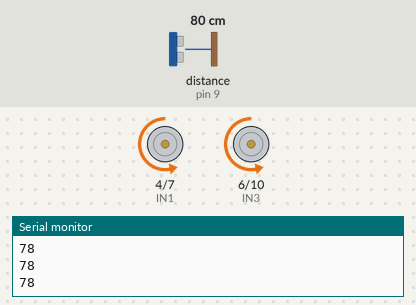
A sketch run on a simulated Arduino Uno, built with avr-gcc and run on an emulated ATmega328P. On the bench: motor-driver pin pairs drawn as motors (green arrow = first pin HIGH = forward, orange = second pin HIGH = backward, longer = more drive, scaled by the enable pin), the last lines printed to the serial monitor. Wiring (inferred from the names in the program): ultrasonic range finder: trigger pin 8; echo pin 9. Inputs (shaded band) come from the test bench; at power-on: distance to the obstacle (sensor on pin 9) 80 cm. The echo pulse lasts 58.3 µs per cm.

Above: at 1.2 s.
1.3 s: distance to the obstacle (sensor on pin 9) set to 24 cm
2.8 s: distance to the obstacle (sensor on pin 9) set to 19 cm
At 4.0 s:
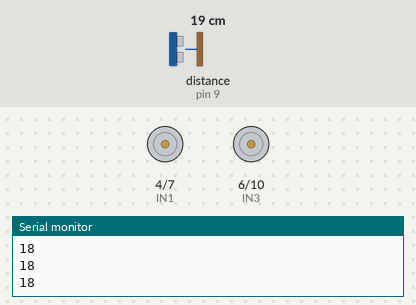
4.4 s: distance to the obstacle (sensor on pin 9) set to 14 cm
5.9 s: distance to the obstacle (sensor on pin 9) set to 10 cm
At 6.9 s:
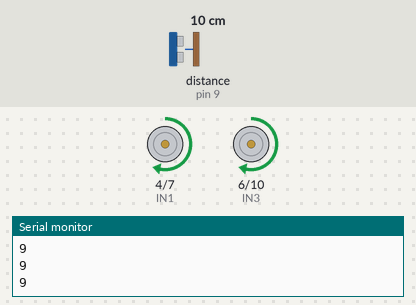
7.4 s: distance to the obstacle (sensor on pin 9) set to 18 cm
At 8.6 s:
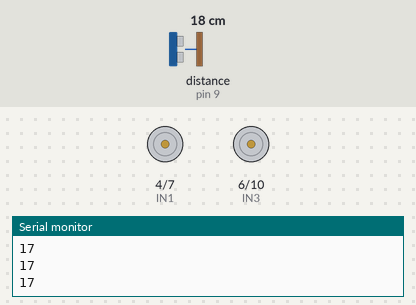
8.9 s: distance to the obstacle (sensor on pin 9) set to 2 cm
At 9.6 s:
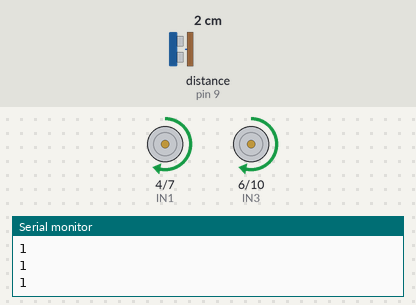
Timing chart, 0 to 11.4 s (numbered marks = the images above; inputs shaded):
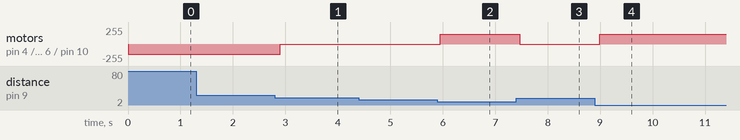

The sketch:

code_handfollowing.ino
```cpp
// Pin Definitions
const int trigPin = 8;
const int echoPin = 9;

const int ENA = 3; // Speed control for Motor A
const int ENB = 5; // Speed control for Motor B
const int IN1 = 4; // Motor A direction
const int IN2 = 7;
const int IN3 = 6; // Motor B direction
const int IN4 = 10;

// Distance thresholds (in cm)
const int minDist = 10; // Minimum distance to move forward
const int maxDist = 20; // Maximum distance to stop

void setup() {
  // Ultrasonic sensor pins
  pinMode(trigPin, OUTPUT);
  pinMode(echoPin, INPUT);

  // Motor control pins
  pinMode(ENA, OUTPUT);
  pinMode(ENB, OUTPUT);
  pinMode(IN1, OUTPUT);
  pinMode(IN2, OUTPUT);
  pinMode(IN3, OUTPUT);
  pinMode(IN4, OUTPUT);

  // Initialize motors
  stopMotors();

  Serial.begin(9600); // For debugging
}

void loop() {
  int distance = measureDistance();

  Serial.println(distance); // Debugging

  if (distance > 0 && distance <= minDist) {
    moveForward();
  } else if (distance > minDist && distance <= maxDist) {
    stopMotors();
  } else if (distance > maxDist) {
    moveBackward();
  } else {
    stopMotors();
  }

  delay(100);
}

// Function to measure distance using the ultrasonic sensor
int measureDistance() {
  digitalWrite(trigPin, LOW);
  delayMicroseconds(2);
  digitalWrite(trigPin, HIGH);
  delayMicroseconds(10);
  digitalWrite(trigPin, LOW);

  long duration = pulseIn(echoPin, HIGH);
  int distance = duration * 0.034 / 2; // Convert to cm
  return distance;
}

// Function to move forward
void moveForward() {
  digitalWrite(IN1, HIGH);
  digitalWrite(IN2, LOW);
  digitalWrite(IN3, HIGH);
  digitalWrite(IN4, LOW);
  analogWrite(ENA, 150); // Adjust speed as needed
  analogWrite(ENB, 150);
}

// Function to move backward
void moveBackward() {
  digitalWrite(IN1, LOW);
  digitalWrite(IN2, HIGH);
  digitalWrite(IN3, LOW);
  digitalWrite(IN4, HIGH);
  analogWrite(ENA, 150); // Adjust speed as needed
  analogWrite(ENB, 150);
}

// Function to stop motors
void stopMotors() {
  digitalWrite(IN1, LOW);
  digitalWrite(IN2, LOW);
  digitalWrite(IN3, LOW);
  digitalWrite(IN4, LOW);
  analogWrite(ENA, 0);
  analogWrite(ENB, 0);
}
```

Measured:
- the behaviour switches between 22 and 21 cm on distance to the obstacle (sensor on pin 9) (found by bisection; images 0 and 1)
- the behaviour switches between 12 and 11 cm on distance to the obstacle (sensor on pin 9) (found by bisection; images 1 and 2)
- after the input at 2.8 s, motor on pin 4 (IN1) / pin 7 (IN2), motor on pin 6 (IN3) / pin 10 (IN4): backward 150/255 → stopped after 0.10 s
- after the input at 5.9 s, motor on pin 4 (IN1) / pin 7 (IN2), motor on pin 6 (IN3) / pin 10 (IN4): stopped → forward 150/255 after 0.05 s
- after the input at 7.4 s, motor on pin 4 (IN1) / pin 7 (IN2), motor on pin 6 (IN3) / pin 10 (IN4): forward 150/255 → stopped after 0.07 s
- after the input at 8.9 s, motor on pin 4 (IN1) / pin 7 (IN2), motor on pin 6 (IN3) / pin 10 (IN4): stopped → forward 150/255 after 0.09 s
